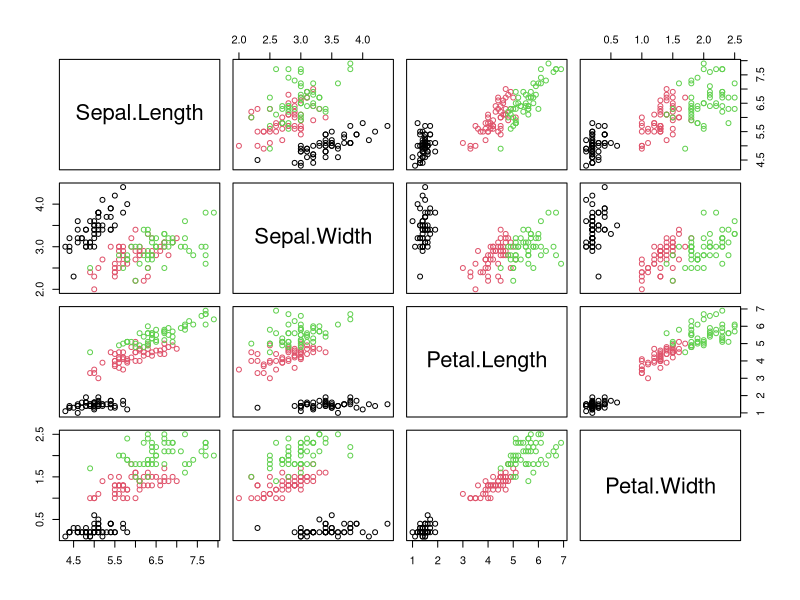
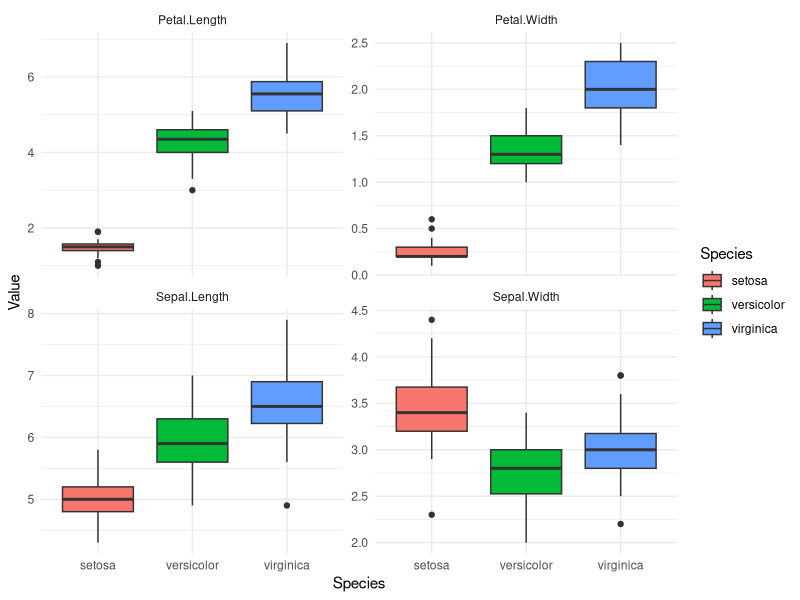
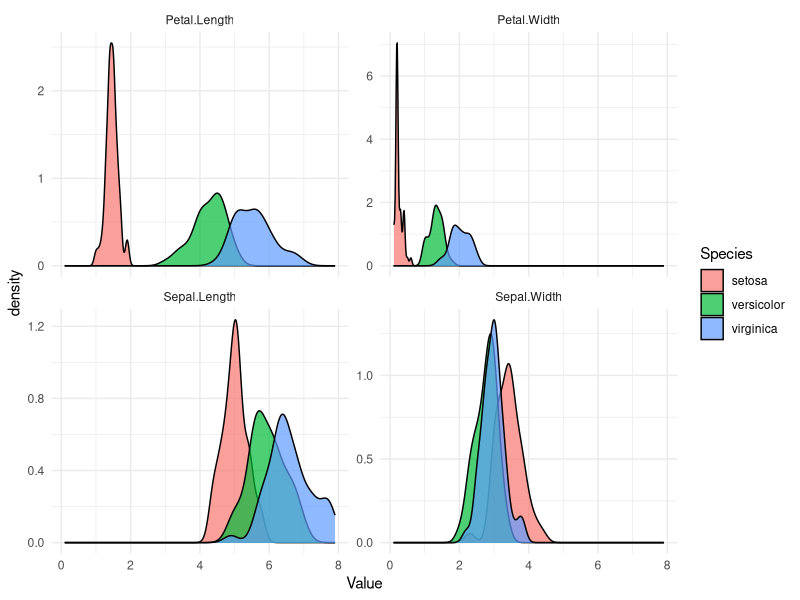
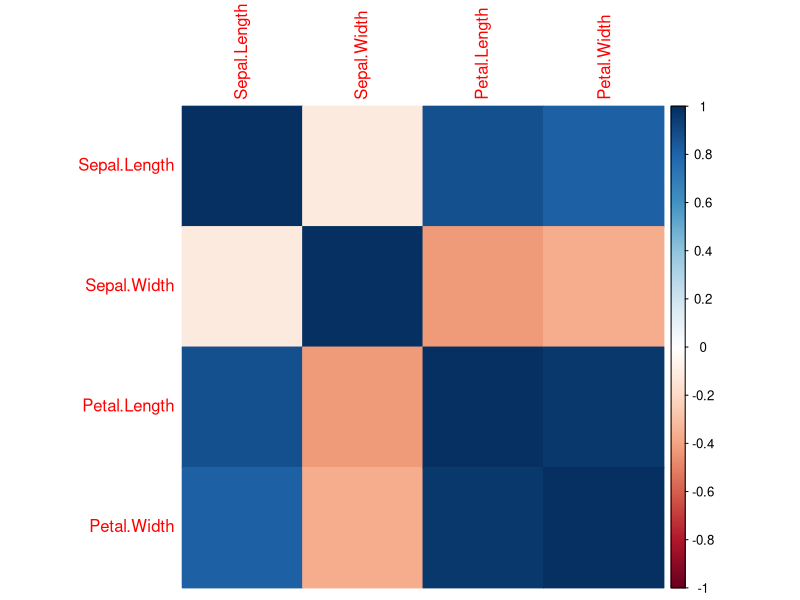
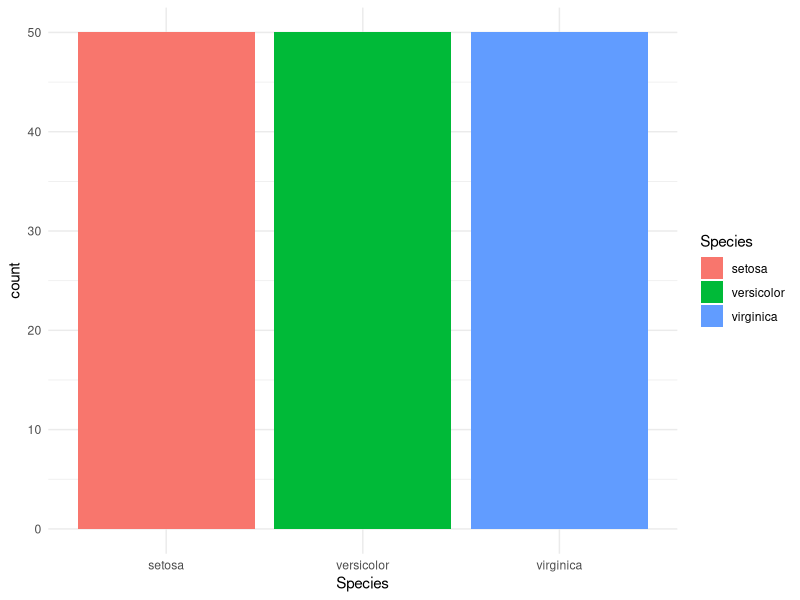
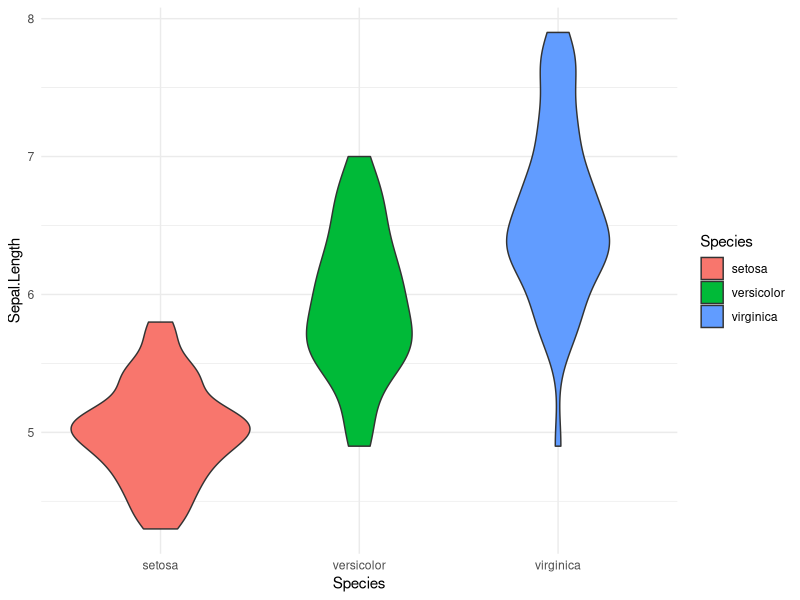

The R script that drew these images, in order:
# Load the iris dataset
data(iris)

# Summary of the dataset
summary(iris)

# Install and load necessary packages
install.packages(c("ggplot2", "dplyr", "tidyr", "ggpubr"))
library(ggplot2)
library(dplyr)
library(tidyr)
library(ggpubr)

# Pairwise scatterplots for continuous variables
pairs(iris[, 1:4], col = iris$Species)

# Boxplots for each variable by Species
iris %>%
  gather(key = "Variable", value = "Value", -Species) %>%
  ggplot(aes(x = Species, y = Value, fill = Species)) +
  geom_boxplot() +
  facet_wrap(~Variable, scales = "free_y") +
  theme_minimal()

# Density plots for each variable by Species
iris %>%
  gather(key = "Variable", value = "Value", -Species) %>%
  ggplot(aes(x = Value, fill = Species)) +
  geom_density(alpha = 0.7) +
  facet_wrap(~Variable, scales = "free_y") +
  theme_minimal()

# Correlation matrix plot
cor_matrix <- cor(iris[, 1:4])
corrplot::corrplot(cor_matrix, method = "color")

# Bar plot for categorical variable (Species)
ggplot(iris, aes(x = Species, fill = Species)) +
  geom_bar() +
  theme_minimal()

# Violin plot for continuous variable by Species
ggplot(iris, aes(x = Species, y = Sepal.Length, fill = Species)) +
  geom_violin() +
  theme_minimal()

